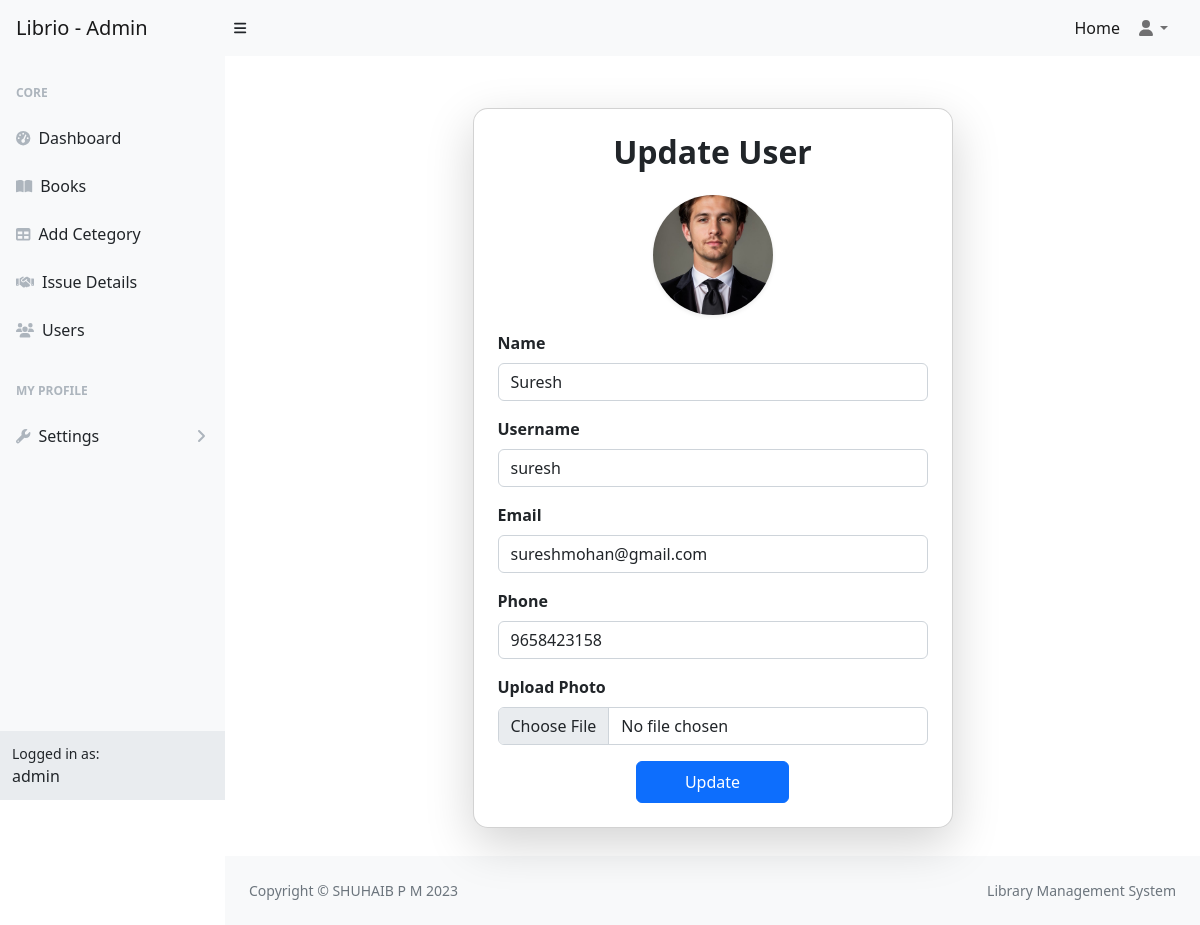
The app's page /user/update/8 (signed in) with its own data.
### libraryApp/models.py (models this page shows, shortened)
class User(AbstractUser):
    email=models.EmailField(unique=True)
    option = (
        ('user','user'),
        ('staff','staff')
    )
    phone=models.CharField(max_length=15)
    role=models.CharField(max_length=100,choices=option,default="user")
    profile=models.ImageField(upload_to="profile",default="profile/default.jpg",null=True,blank=True)
    otp=models.CharField(max_length=20)
    is_verified=models.BooleanField(default=False)

### libraryApp/views.py (the view, shortened to what this page needs)
# urls.py: path("user/update/<int:id>",views.UserUpdateView.as_view(),name="userupdate"),
@method_decorator(login_required,name="dispatch")
class UserUpdateView(View):
    def get(self,request,**kwargs):
        user=User.objects.get(id=kwargs.get("id"))
        form=UserUpdationForm(instance=user)
        return render(request,"updateuser.html",{"form":form})

### libraryApp/forms.py
class UserUpdationForm(forms.ModelForm):
    class Meta:
        model=User
        fields=["first_name","username","email","phone","profile"]
        widgets={
            'first_name':forms.TextInput(attrs={'class':'form-control','id':'inputFirstName'}),
            'username':forms.TextInput(attrs={'class':'form-control'}),
            'email':forms.EmailInput(attrs={'class':'form-control'}),
            'phone':forms.TextInput(attrs={'class':'form-control'}),
            'profile':forms.FileInput(attrs={'class':'form-control'}),
        }

### libraryApp/authentication.py (called while the page is built)
def login_required(fn):
    def wrapper(request, *args, **kwargs):
        if request.user.is_authenticated and request.user.role != "user" :
            return fn(request, *args, **kwargs)
        else:
            messages.warning(request,"You Must Login First")
            return redirect("login")
    return wrapper

### libraryApp/context_processor.py (called while the page is built)
def library_status(request):
    total_books = Book.objects.count()
    total_copies = Book.objects.aggregate(total=models.Sum("total_copy"))["total"] or 0
    avl_books = Book.objects.aggregate(total=models.Sum("avl_copy"))["total"] or 0
    issued_books = Issue.objects.exclude(status="returned").count()
    overdue_books=Issue.objects.filter(status="overdue").count()
    return {
        "total_books": total_books,
        "total_copies": total_copies,
        "avl_books": avl_books,
        "issued_books": issued_books,
        "overdue_books": overdue_books,
    }

### libraryApp/templates/updateuser.html (shortened to what this page needs)
{% extends 'dashboard.html' %}
{% block main %}
<div class="container d-flex justify-content-center align-items-center" style="min-height: 100vh;">
    <div class="card shadow-lg p-4 mt-5 mb-4" style="width: 480px; border-radius: 15px;">
        <h2 class="text-center fw-bold mb-4">Update User</h2>
        <form action="" method="post" enctype="multipart/form-data">
            {% if form.instance.profile %}
            <div class="text-center mb-3">
                <img src="{{ form.instance.profile.url }}" class="rounded-circle shadow-sm"
                    style="height: 120px; width: 120px; object-fit: cover;">
            </div>
            {% endif %}
            <div class="mb-3">
                <label class="form-label fw-bold">Name</label>
                {{ form.first_name }}
            </div>
            <div class="mb-3">
                <label class="form-label fw-bold">Username</label>
                {{ form.username }}
            </div>
            <div class="mb-3">
                <label class="form-label fw-bold">Email</label>
                {{ form.email }}
            </div>
            <div class="mb-3">
                <label class="form-label fw-bold">Phone</label>
                {{ form.phone }}
            </div>
            <div class="mb-3">
                <label class="form-label fw-bold">Upload Photo</label>
                {{ form.profile }}
            </div>
            <div class="text-center">
                <button class="btn btn-primary px-5 py-2">Update</button>
            </div>
        </form>
    </div>
</div>
{% endblock %}

### libraryApp/templates/dashboard.html (shortened to what this page needs)
{% load static %}
<!DOCTYPE html>
<html lang="en">
<head>
    <link href="https://cdn.jsdelivr.net/npm/simple-datatables@7.1.2/dist/style.min.css" rel="stylesheet" />
    <link href="{% static 'css/styles.css' %}" rel="stylesheet" />
</head>
<body class="sb-nav-fixed">
    <nav class="sb-topnav navbar navbar-expand navbar-light bg-light">
        <a class="navbar-brand ps-3" href="{% url 'dashboard' %}">Librio - Admin</a>
        <button class="btn btn-link btn-sm order-1 order-lg-0 me-4 me-lg-0" id="sidebarToggle" href="#!"><i
                class="fas fa-bars"></i></button>
        <ul class="navbar-nav ms-auto ms-md-0 me-3 me-lg-4">
            <li class="nav-item"><a class="nav-link active" aria-current="page" href="{% url 'home' %}">Home</a></li>
            <li class="nav-item dropdown">
                <a class="nav-link dropdown-toggle" id="navbarDropdown" href="#" role="button" data-bs-toggle="dropdown"
                    aria-expanded="false"><i class="fas fa-user fa-fw"></i></a>
            </li>
        </ul>
    </nav>
    <div id="layoutSidenav">
        <div id="layoutSidenav_nav">
            <nav class="sb-sidenav accordion sb-sidenav-light" id="sidenavAccordion">
                <div class="sb-sidenav-menu">
                    <div class="nav">
                        <div class="sb-sidenav-menu-heading">Core</div>
                        <a class="nav-link" href="{% url 'dashboard' %}">
                            <div class="sb-nav-link-icon"><i class="fas fa-tachometer-alt"></i></div>
                            Dashboard
                        </a>
                        <a class="nav-link" href="{% url 'book' %}">
                            <div class="sb-nav-link-icon"><i class="fas fa-book-open"></i></div>
                            Books
                        </a>
                        <a class="nav-link" href="{% url 'category' %}">
                            <div class="sb-nav-link-icon"><i class="fas fa-table"></i></div>
                            Add Cetegory
                        </a>
                        <a class="nav-link" href="{% url 'issue' %}">
                            <div class="sb-nav-link-icon"><i class="fa fa-handshake"></i></div>
                            Issue Details
                        </a>
                        <a class="nav-link" href="{% url 'user' %}">
                            <div class="sb-nav-link-icon"><i class="fas fa-users"></i></div>
                            Users
                        </a>
                        <div class="sb-sidenav-menu-heading">My Profile</div>
                        <a class="nav-link collapsed" href="#" data-bs-toggle="collapse"
                            data-bs-target="#collapseLayouts" aria-expanded="false" aria-controls="collapseLayouts">
                            <div class="sb-nav-link-icon"><i class="fas fa-wrench"></i></div>
                            Settings
                            <div class="sb-sidenav-collapse-arrow"><i class="fas fa-angle-down"></i></div>
                        </a>
                    </div>
                </div>
                <div class="sb-sidenav-footer">
                    <div class="small">Logged in as:</div>
                    {{request.user}}
                </div>
            </nav>
        </div>
        <div id="layoutSidenav_content">
            <main>
                {% block main %}{% endblock %}
            </main>
            <footer class="py-4 bg-light mt-auto">
                <div class="container-fluid px-4">
                    <div class="d-flex align-items-center justify-content-between small">
                        <div class="text-muted">Copyright &copy; SHUHAIB P M 2023</div>
                        <div class="text-muted">
                            Library Management System
                        </div>
                    </div>
                </div>
            </footer>
        </div>
    </div>
</body>
</html>

### records on screen
User: user "admin"
User: instance.profile (picture), first_name "Suresh", username "suresh", email "sureshmohan@gmail.com", phone "9658423158"
